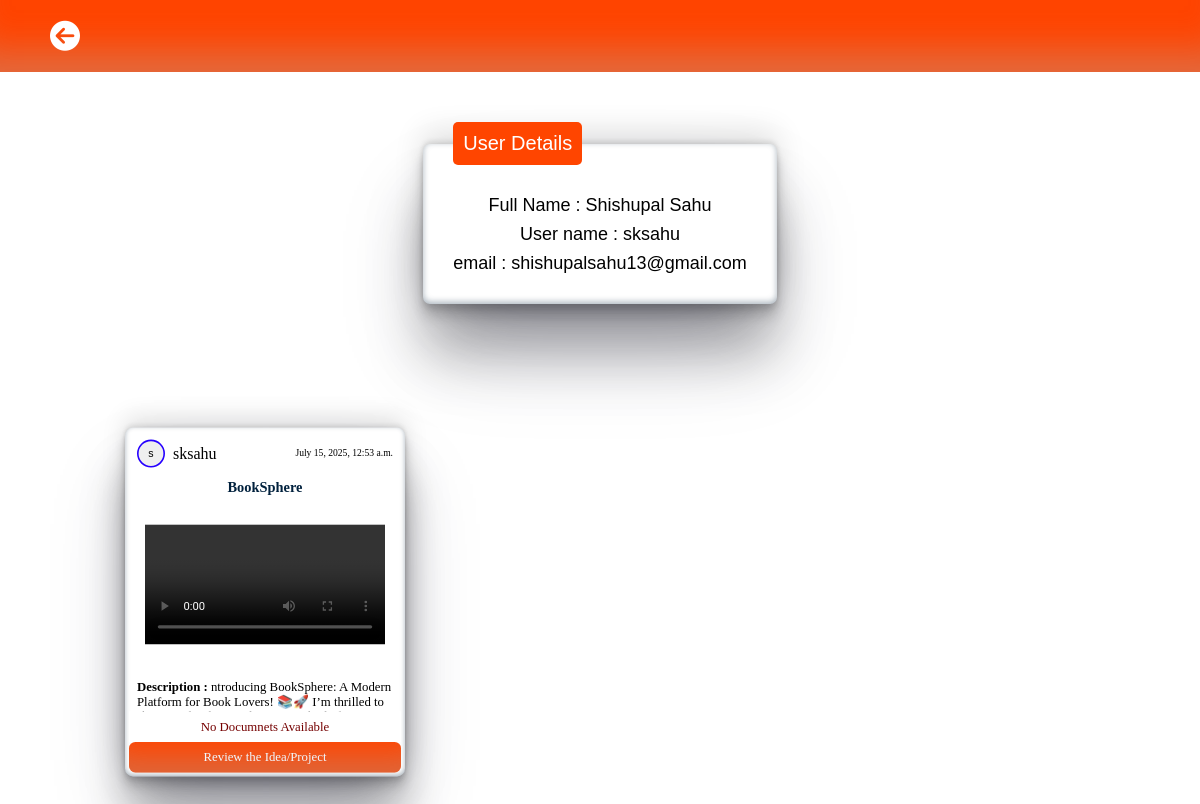
Page /userprofile/1/ on the committed database.
### main/models.py (models this page shows, shortened)
class IdeaPost(models.Model):
    user_id = models.ForeignKey(User,on_delete=models.CASCADE)
    title = models.CharField(max_length=100)
    description = models.TextField()
    image = models.FileField(upload_to='images/', blank=True, null=True)
    document = models.FileField(upload_to='documents/', blank=True, null=True)
    uploaded_at = models.DateTimeField(auto_now_add=True)
    reviews = models.IntegerField(blank=True,null=True,default=0)

### main/views.py (the view)
# urls.py: path('userprofile/<int:uid>/',views.userprofile,name='userprofile'),
def userprofile(request,uid):
    context = {
        'title':'User Profile',
        'userdetails' : User.objects.get(id = uid),
        'userposts' : IdeaPost.objects.filter(user_id = uid),
    }
    return render(request,'userprofile.html',context)

### main/templates/userprofile.html (shortened to what this page needs)
{% extends 'base.html' %}
{% load static %}
{% block css %}
    <link rel="stylesheet" href="{% static 'CSS/userprofile.css' %}">
{% endblock css %}
{% block main %}
    <nav>
        <a href="javascript:history.back()" id="backbutton"><i class="fa-solid fa-circle-arrow-left"></i></a>
    </nav>
    <main>
        <fieldset id="userdetails">
            <legend>User Details</legend>
                <p>Full Name  :  {{ userdetails.first_name}} {{userdetails.last_name}}</p>
                <p>User name  :  {{ userdetails.username }} </p>
                <p>email  :  {{ userdetails.email }} </p>
        </fieldset>
        <div id="postscontainer">
        {% for post in userposts reversed %}
            <div id="container">
                <div id="posthead">
                    <a href="{% url 'userprofile' post.user_id.id %}" id="postheadurl">
                    <div id="userprofile"><button id="profilebutton"> {{ post.user_id.username.0 }} </button></div></a>
                    <a href="{% url 'userprofile' post.user_id.id %}" id="postheadurl"><p id="postusername">{{ post.user_id }}</p></a>
                    <p id="uploadtime">{{ post.uploaded_at}}</p>
                </div>
                <div id="postmain">
                    <div id="posttitle"><h4>{{ post.title }}</h4></div>
                    <div id="postimage">
                        {% if post.image %}
                            <a href="{{ post.image.url }}" target="_blank">
                                {% if post.image.url|lower|slice:"-4:" == ".mp4" or post.image.url|lower|slice:"-5:" == ".webm" or post.image.url|lower|slice:"-4:" == ".ogg" %}
                                    <video controls id="postimagemain" style="max-width:100%;height:auto;">
                                        <source src="{{ post.image.url }}">
                                    </video>
                                {% else %}
                                    <img src="{{ post.image.url }}" alt="Post Image" id="postimagemain">
                                {% endif %}
                            </a>
                        {% endif %}
                    </div>
                </div>
                <div id="postfoot">
                    <p id="postdesc" class="expanded"><b>Description : </b>{{ post.description }}</p>
                    <div id="ideadocument">
                        {% if post.document %}
                            <a href="{{ post.document.url }}" id="projectdoclink">View Project Documents</a>
                        {% else %}
                            <p id="projectdoclink">No Documnets Available</p>
                        {% endif %}
                    </div>
                    <div id="postreview">
                        <a href="{% url 'review' post.id %}">Review the Idea/Project</a>
                    </div>
                </div>
            </div>
        {% endfor %}
        </div>
    </main>
{% endblock main %}

### static/CSS/base.css (style rules this page uses)
* { margin: 0; box-sizing: border-box; }
nav { height: 9vh; background: rgb(255, 68, 0); color: rgb(255, 255, 255); display: flex; flex-direction: row; padding-left: 50px; align-items:center; justify-content: left; box-shadow: rgba(176, 175, 175, 0.35) 0px -50px 36px -28px inset; }
#backbutton { text-decoration: none; border-radius: 50%; }
#backbutton>i { border-radius: 50%; font-size: 30px; color: rgb(255, 255, 255); transition: all 0.25s ease; }
main { padding: 50px; display:flex; flex-direction: column; gap: 50px; align-items: center; justify-content: center; }
#container { border-radius: 10px; display: flex; padding: 5px; flex-direction: column; background-color: white; height: auto; width: 350px; transition: all 0.25s ease; box-shadow: rgba(50, 50, 93, 0.25) 0px 50px 100px -20px, rgba(0, 0, 0, 0.3) 0px 30px 60px -30px, rgba(10, 37, 64, 0.35) 0px -2px 6px 0px inset,rgba(0, 0, 0, 0.25) 0px 54px 55px, rgba(0, 0, 0, 0.12) 0px -12px 30px, rgba(0, 0, 0, 0.12) 0px 4px 6px, rgba(0, 0, 0, 0.17) 0px 12px 13px, rgba(0, 0, 0, 0.09) 0px -3px 5px; }
#posthead { display: flex; flex-direction: row; gap: 10px; align-items: center; background-color: rgba(255, 255, 255, 0); padding: 10px; }
#uploadtime { font-size: 12px; width: 100%; display: flex; align-items: center; justify-content: right; }
#profilebutton { height: 35px; width: 35px; border-radius: 50%; border: 2px solid rgb(38, 0, 255); }
#postusername { font-size: 20px; color: rgb(0, 0, 0); }
#postmain { display: flex; flex-direction: column; background-color: rgba(255, 255, 255, 0); }
#posttitle { background-color: rgba(255, 255, 255, 0); color: rgb(1, 33, 61); padding: 5px; display: flex; font-size: 18px; align-items: center; justify-content: center; }
#postimage { height: 214px; display: flex; align-items: center; justify-content: center; }
#postimagemain { height: 195px; width: 300px; }
#postfoot { display: flex; flex-direction: column; }
#postdesc { padding: 10px; height: 50px; overflow: hidden; transition: all 0.5s ease; cursor: pointer; }
#ideadocument { background-color: rgb(255, 255, 255); padding: 10px; display: flex; justify-content: center; align-items: center; }
#projectdoclink { text-decoration: none; color: rgb(117, 0, 0); font-size: medium; }
#postheadurl { text-decoration: none; }
#postreview { padding: 10px; border-radius: 8px; background-color: orangered; box-shadow: rgba(164, 162, 162, 0.35) 0px -50px 36px -28px inset; display: flex; align-items: center; justify-content: center; }
#postreview>a { text-decoration: none; color: aliceblue; }

### static/CSS/userprofile.css (style rules this page uses)
#userdetails { border-radius: 7px; border: none; padding: 30px; display: flex; flex-direction: column; align-items: center; font-size: 18px; font-family: 'Gill Sans', 'Gill Sans MT', Calibri, 'Trebuchet MS', sans-serif; justify-content: center; gap: 8px; box-shadow: rgba(50, 50, 93, 0.25) 0px 50px 100px -20px, rgba(0, 0, 0, 0.3) 0px 30px 60px -30px, rgba(10, 37, 64, 0.35) 0px -2px 6px 0px inset,rgba(0, 0, 0, 0.25) 0px 54px 55px, rgba(0, 0, 0, 0.12) 0px -12px 30px, rgba(0, 0, 0, 0.12) 0px 4px 6px, rgba(0, 0, 0, 0.17) 0px 12px 13px, rgba(0, 0, 0, 0.09) 0px -3px 5px; transition: all 0.25s ease; }
legend { padding: 10px; background-color: orangered; font-size: 20px; border-radius: 5px; color: white; }
#postscontainer { width: 90vw; display: flex; flex-wrap: wrap; flex-direction: row; padding: 30px; gap: 20px; }
#container { scale: 0.8; }

### rows in the picture
IdeaPost: user_id.username.0 "s", user_id "sksahu", uploaded_at "July 15, 2025, 12:53 a.m.", title "BookSphere", description "ntroducing BookSphere: A Modern Platform for Book Lovers! 📚🚀 I’m thrilled to…", document "No Documnets Available"

### other values in the picture
{{ userdetails.first_name }} "Shishupal"
{{ userdetails.last_name }} "Sahu"
{{ userdetails.username }} "sksahu"
{{ userdetails.email }} "shishupalsahu13@gmail.com"
